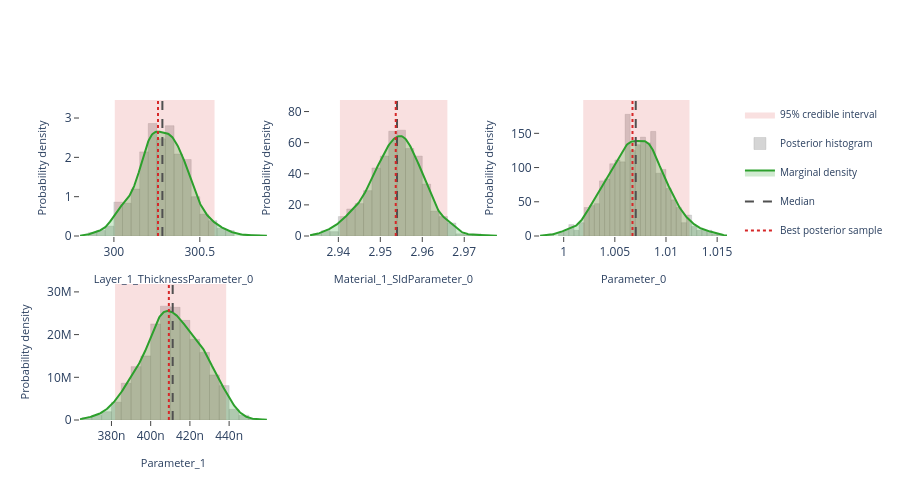

This figure's notebook cell:
### Markdown cell above
## Interactive posterior plots

The next three cells render the same Plotly figures that are shown on the
Bayesian Posterior tab of the EasyReflectometryApp:

* **Marginals** — per-parameter distribution: histogram + smooth KDE marginal,
  shaded 95% credible interval, and median / best-sample lines
  (`plot_distribution` or `posterior.distribution()`)
* **Corner plot** — pairwise marginals + 2-D contours + scatter (`plot_corner`)
* **Traces** — per-chain trace + marginal histogram (`plot_trace`)

The standalone helpers are called with ``return_figure=True`` so they return a
Plotly ``Figure`` that we render in the notebook with ``fig.show()``; the
``PosteriorResults`` methods return the figure directly.

### Code cell
# ---- Marginal posterior distributions ---------------------------------------
# One panel per free parameter, each overlaying the posterior histogram, a
# smooth Gaussian-KDE marginal, the shaded 95% credible interval, and the
# median / best-sample reference lines.  Mirrors the "Marginals" sub-tab in
# the EasyReflectometryApp.

# The PosteriorResults method passes ``logp`` through automatically so the
# best posterior sample (MAP) line is drawn:
fig = posterior.distribution()
fig.show()

# Standalone equivalent (pass ``logp`` to get the best-sample line):
# fig = plot_distribution(
#     posterior.draws,
#     posterior.param_names,
#     logp=posterior.logp,
#     return_figure=True,
# )
# fig.show()

### Figure 1 — Plotly figure (JSON) as saved in the notebook; plotly's stock layout.template omitted (floating-point values rounded to 4 significant figures; data arrays with more than 128 entries replaced by an {"elided": "..."} marker saying what was removed)
{"data": [{"fill": "toself", "fillcolor": "rgba(214, 39, 40, 0.14)", "hoverinfo": "skip", "legendgroup": "95% credible interval", "line": {"color": "rgba(214, 39, 40, 0.14)", "width": 0}, "mode": "lines", "name": "95% credible interval", "showlegend": true, "type": "scatter", "x": [300.0, 300.6, 300.6, 300.0, 300.0], "xaxis": "x", "y": [0.0, 0.0, 3.458, 3.458, 0.0], "yaxis": "y"}, {"histnorm": "probability density", "hovertemplate": "sample=%{x:.4f}<br>density: %{y:.2f}<extra></extra>", "legendgroup": "histogram", "marker": {"color": "rgba(120, 120, 120, 0.38)", "line": {"color": "rgba(120, 120, 120, 0.24)", "width": 1}}, "name": "Posterior histogram", "nbinsx": 40, "opacity": 0.82, "showlegend": true, "type": "histogram", "x": {"elided": "720 float values"}, "xaxis": "x", "yaxis": "y"}, {"fill": "tozeroy", "fillcolor": "rgba(44, 160, 44, 0.22)", "hovertemplate": "Layer_1_ThicknessParameter_0: %{x:.4f}<br>density: %{y:.4f}<extra></extra>", "legendgroup": "marginal", "line": {"color": "rgb(44, 160, 44)", "width": 2}, "mode": "lines", "name": "Marginal density", "showlegend": true, "type": "scatter", "x": {"elided": "256 float values"}, "xaxis": "x", "y": {"elided": "256 float values"}, "yaxis": "y"}, {"hovertemplate": "Median: %{x:.4f}<extra></extra>", "legendgroup": "Median", "line": {"color": "rgb(80, 80, 80)", "dash": "dash", "width": 2}, "mode": "lines", "name": "Median", "showlegend": true, "type": "scatter", "x": [300.3, 300.3], "xaxis": "x", "y": [0.0, 3.458], "yaxis": "y"}, {"hovertemplate": "Best posterior sample: %{x:.4f}<extra></extra>", "legendgroup": "Best posterior sample", "line": {"color": "rgb(214, 39, 40)", "dash": "dot", "width": 2}, "mode": "lines", "name": "Best posterior sample", "showlegend": true, "type": "scatter", "x": [300.3, 300.3], "xaxis": "x", "y": [0.0, 3.458], "yaxis": "y"}, {"fill": "toself", "fillcolor": "rgba(214, 39, 40, 0.14)", "hoverinfo": "skip", "legendgroup": "95% credible interval", "line": {"color": "rgba(214, 39, 40, 0.14)", "width": 0}, "mode": "lines", "name": "95% credible interval", "showlegend": false, "type": "scatter", "x": [2.94, 2.966, 2.966, 2.94, 2.94], "xaxis": "x2", "y": [0.0, 0.0, 87.43, 87.43, 0.0], "yaxis": "y2"}, {"histnorm": "probability density", "hovertemplate": "sample=%{x:.4f}<br>density: %{y:.2f}<extra></extra>", "legendgroup": "histogram", "marker": {"color": "rgba(120, 120, 120, 0.38)", "line": {"color": "rgba(120, 120, 120, 0.24)", "width": 1}}, "name": "Posterior histogram", "nbinsx": 40, "opacity": 0.82, "showlegend": false, "type": "histogram", "x": {"elided": "720 float values"}, "xaxis": "x2", "yaxis": "y2"}, {"fill": "tozeroy", "fillcolor": "rgba(44, 160, 44, 0.22)", "hovertemplate": "Material_1_SldParameter_0: %{x:.4f}<br>density: %{y:.4f}<extra></extra>", "legendgroup": "marginal", "line": {"color": "rgb(44, 160, 44)", "width": 2}, "mode": "lines", "name": "Marginal density", "showlegend": false, "type": "scatter", "x": {"elided": "256 float values"}, "xaxis": "x2", "y": {"elided": "256 float values"}, "yaxis": "y2"}, {"hovertemplate": "Median: %{x:.4f}<extra></extra>", "legendgroup": "Median", "line": {"color": "rgb(80, 80, 80)", "dash": "dash", "width": 2}, "mode": "lines", "name": "Median", "showlegend": false, "type": "scatter", "x": [2.954, 2.954], "xaxis": "x2", "y": [0.0, 87.43], "yaxis": "y2"}, {"hovertemplate": "Best posterior sample: %{x:.4f}<extra></extra>", "legendgroup": "Best posterior sample", "line": {"color": "rgb(214, 39, 40)", "dash": "dot", "width": 2}, "mode": "lines", "name": "Best posterior sample", "showlegend": false, "type": "scatter", "x": [2.954, 2.954], "xaxis": "x2", "y": [0.0, 87.43], "yaxis": "y2"}, {"fill": "toself", "fillcolor": "rgba(214, 39, 40, 0.14)", "hoverinfo": "skip", "legendgroup": "95% credible interval", "line": {"color": "rgba(214, 39, 40, 0.14)", "width": 0}, "mode": "lines", "name": "95% credible interval", "showlegend": false, "type": "scatter", "x": [1.002, 1.012, 1.012, 1.002, 1.002], "xaxis": "x3", "y": [0.0, 0.0, 198.7, 198.7, 0.0], "yaxis": "y3"}, {"histnorm": "probability density", "hovertemplate": "sample=%{x:.4f}<br>density: %{y:.2f}<extra></extra>", "legendgroup": "histogram", "marker": {"color": "rgba(120, 120, 120, 0.38)", "line": {"color": "rgba(120, 120, 120, 0.24)", "width": 1}}, "name": "Posterior histogram", "nbinsx": 40, "opacity": 0.82, "showlegend": false, "type": "histogram", "x": {"elided": "720 float values"}, "xaxis": "x3", "yaxis": "y3"}, {"fill": "tozeroy", "fillcolor": "rgba(44, 160, 44, 0.22)", "hovertemplate": "Parameter_0: %{x:.4f}<br>density: %{y:.4f}<extra></extra>", "legendgroup": "marginal", "line": {"color": "rgb(44, 160, 44)", "width": 2}, "mode": "lines", "name": "Marginal density", "showlegend": false, "type": "scatter", "x": {"elided": "256 float values"}, "xaxis": "x3", "y": {"elided": "256 float values"}, "yaxis": "y3"}, {"hovertemplate": "Median: %{x:.4f}<extra></extra>", "legendgroup": "Median", "line": {"color": "rgb(80, 80, 80)", "dash": "dash", "width": 2}, "mode": "lines", "name": "Median", "showlegend": false, "type": "scatter", "x": [1.007, 1.007], "xaxis": "x3", "y": [0.0, 198.7], "yaxis": "y3"}, {"hovertemplate": "Best posterior sample: %{x:.4f}<extra></extra>", "legendgroup": "Best posterior sample", "line": {"color": "rgb(214, 39, 40)", "dash": "dot", "width": 2}, "mode": "lines", "name": "Best posterior sample", "showlegend": false, "type": "scatter", "x": [1.007, 1.007], "xaxis": "x3", "y": [0.0, 198.7], "yaxis": "y3"}, {"fill": "toself", "fillcolor": "rgba(214, 39, 40, 0.14)", "hoverinfo": "skip", "legendgroup": "95% credible interval", "line": {"color": "rgba(214, 39, 40, 0.14)", "width": 0}, "mode": "lines", "name": "95% credible interval", "showlegend": false, "type": "scatter", "x": [3.818e-07, 4.385e-07, 4.385e-07, 3.818e-07, 3.818e-07], "xaxis": "x4", "y": [0.0, 0.0, 31850000.0, 31850000.0, 0.0], "yaxis": "y4"}, {"histnorm": "probability density", "hovertemplate": "sample=%{x:.4f}<br>density: %{y:.2f}<extra></extra>", "legendgroup": "histogram", "marker": {"color": "rgba(120, 120, 120, 0.38)", "line": {"color": "rgba(120, 120, 120, 0.24)", "width": 1}}, "name": "Posterior histogram", "nbinsx": 40, "opacity": 0.82, "showlegend": false, "type": "histogram", "x": {"elided": "720 float values"}, "xaxis": "x4", "yaxis": "y4"}, {"fill": "tozeroy", "fillcolor": "rgba(44, 160, 44, 0.22)", "hovertemplate": "Parameter_1: %{x:.4f}<br>density: %{y:.4f}<extra></extra>", "legendgroup": "marginal", "line": {"color": "rgb(44, 160, 44)", "width": 2}, "mode": "lines", "name": "Marginal density", "showlegend": false, "type": "scatter", "x": {"elided": "256 float values"}, "xaxis": "x4", "y": {"elided": "256 float values"}, "yaxis": "y4"}, {"hovertemplate": "Median: %{x:.4f}<extra></extra>", "legendgroup": "Median", "line": {"color": "rgb(80, 80, 80)", "dash": "dash", "width": 2}, "mode": "lines", "name": "Median", "showlegend": false, "type": "scatter", "x": [4.112e-07, 4.112e-07], "xaxis": "x4", "y": [0.0, 31850000.0], "yaxis": "y4"}, {"hovertemplate": "Best posterior sample: %{x:.4f}<extra></extra>", "legendgroup": "Best posterior sample", "line": {"color": "rgb(214, 39, 40)", "dash": "dot", "width": 2}, "mode": "lines", "name": "Best posterior sample", "showlegend": false, "type": "scatter", "x": [4.093e-07, 4.093e-07], "xaxis": "x4", "y": [0.0, 31850000.0], "yaxis": "y4"}], "layout": {"barmode": "overlay", "height": 500, "legend": {"font": {"size": 10}}, "plot_bgcolor": "white", "showlegend": true, "xaxis": {"anchor": "y", "domain": [0.0, 0.2889], "range": [299.8, 300.9], "showgrid": false, "ticks": "outside", "title": {"font": {"size": 11}, "text": "Layer_1_ThicknessParameter_0"}, "zeroline": false}, "xaxis2": {"anchor": "y2", "domain": [0.3556, 0.6444], "range": [2.933, 2.978], "showgrid": false, "ticks": "outside", "title": {"font": {"size": 11}, "text": "Material_1_SldParameter_0"}, "zeroline": false}, "xaxis3": {"anchor": "y3", "domain": [0.7111, 1.0], "range": [0.9977, 1.016], "showgrid": false, "ticks": "outside", "title": {"font": {"size": 11}, "text": "Parameter_0"}, "zeroline": false}, "xaxis4": {"anchor": "y4", "domain": [0.0, 0.2889], "range": [3.64e-07, 4.593e-07], "showgrid": false, "ticks": "outside", "title": {"font": {"size": 11}, "text": "Parameter_1"}, "zeroline": false}, "xaxis5": {"anchor": "y5", "domain": [0.3556, 0.6444], "showgrid": false, "ticks": "outside", "zeroline": false}, "xaxis6": {"anchor": "y6", "domain": [0.7111, 1.0], "showgrid": false, "ticks": "outside", "zeroline": false}, "yaxis": {"anchor": "x", "domain": [0.575, 1.0], "range": [0.0, 3.458], "showgrid": false, "ticks": "outside", "title": {"font": {"size": 11}, "text": "Probability density"}, "zeroline": false}, "yaxis2": {"anchor": "x2", "domain": [0.575, 1.0], "range": [0.0, 87.43], "showgrid": false, "ticks": "outside", "title": {"font": {"size": 11}, "text": "Probability density"}, "zeroline": false}, "yaxis3": {"anchor": "x3", "domain": [0.575, 1.0], "range": [0.0, 198.7], "showgrid": false, "ticks": "outside", "title": {"font": {"size": 11}, "text": "Probability density"}, "zeroline": false}, "yaxis4": {"anchor": "x4", "domain": [0.0, 0.425], "range": [0.0, 31850000.0], "showgrid": false, "ticks": "outside", "title": {"font": {"size": 11}, "text": "Probability density"}, "zeroline": false}, "yaxis5": {"anchor": "x5", "domain": [0.0, 0.425], "showgrid": false, "ticks": "outside", "zeroline": false}, "yaxis6": {"anchor": "x6", "domain": [0.0, 0.425], "showgrid": false, "ticks": "outside", "zeroline": false}}}
